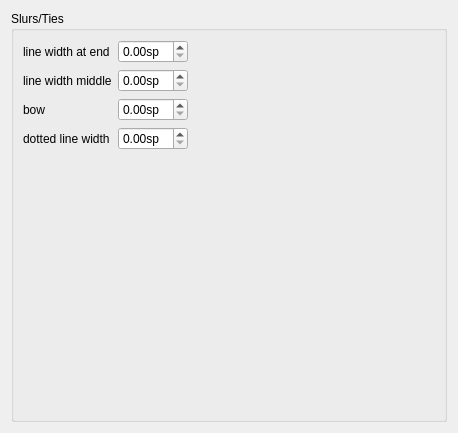
     <widget class="QWidget" name="Seite11">
      <layout class="QVBoxLayout" name="verticalLayout_13">
       <property name="spacing">
        <number>0</number>
       </property>
       <item>
        <widget class="QGroupBox" name="groupBox_9">
         <property name="title">
          <string>Slurs/Ties</string>
         </property>
         <property name="flat">
          <bool>false</bool>
         </property>
         <layout class="QGridLayout" name="gridLayout_3">
          <item row="0" column="0">
           <layout class="QFormLayout" name="formLayout_9">
            <item row="0" column="0">
             <widget class="QLabel" name="label_30">
              <property name="text">
               <string>line width at end</string>
              </property>
             </widget>
            </item>
            <item row="0" column="1">
             <widget class="QDoubleSpinBox" name="slurEndLineWidth">
              <property name="sizePolicy">
               <sizepolicy hsizetype="Preferred" vsizetype="Fixed">
                <horstretch>0</horstretch>
                <verstretch>0</verstretch>
               </sizepolicy>
              </property>
              <property name="suffix">
               <string>sp</string>
              </property>
              <property name="singleStep">
               <double>0.050000000000000</double>
              </property>
             </widget>
            </item>
            <item row="1" column="0">
             <widget class="QLabel" name="label_31">
              <property name="text">
               <string>line width middle</string>
              </property>
             </widget>
            </item>
            <item row="1" column="1">
             <widget class="QDoubleSpinBox" name="slurMidLineWidth">
              <property name="sizePolicy">
               <sizepolicy hsizetype="Preferred" vsizetype="Fixed">
                <horstretch>0</horstretch>
                <verstretch>0</verstretch>
               </sizepolicy>
              </property>
              <property name="suffix">
               <string>sp</string>
              </property>
              <property name="singleStep">
               <double>0.050000000000000</double>
              </property>
             </widget>
            </item>
            <item row="2" column="0">
             <widget class="QLabel" name="label_32">
              <property name="text">
               <string>bow</string>
              </property>
             </widget>
            </item>
            <item row="2" column="1">
             <widget class="QDoubleSpinBox" name="slurBow">
              <property name="sizePolicy">
               <sizepolicy hsizetype="Preferred" vsizetype="Fixed">
                <horstretch>0</horstretch>
                <verstretch>0</verstretch>
               </sizepolicy>
              </property>
              <property name="suffix">
               <string>sp</string>
              </property>
              <property name="singleStep">
               <double>0.050000000000000</double>
              </property>
             </widget>
            </item>
            <item row="3" column="0">
             <widget class="QLabel" name="label_33">
              <property name="text">
               <string>dotted line width</string>
              </property>
             </widget>
            </item>
            <item row="3" column="1">
             <widget class="QDoubleSpinBox" name="slurDottedLineWidth">
              <property name="sizePolicy">
               <sizepolicy hsizetype="Preferred" vsizetype="Fixed">
                <horstretch>0</horstretch>
                <verstretch>0</verstretch>
               </sizepolicy>
              </property>
              <property name="suffix">
               <string>sp</string>
              </property>
              <property name="singleStep">
               <double>0.050000000000000</double>
              </property>
             </widget>
            </item>
           </layout>
          </item>
          <item row="0" column="1">
           <spacer name="horizontalSpacer">
            <property name="orientation">
             <enum>Qt::Horizontal</enum>
            </property>
            <property name="sizeHint" stdset="0">
             <size>
              <width>247</width>
              <height>20</height>
             </size>
            </property>
           </spacer>
          </item>
          <item row="1" column="1">
           <spacer name="verticalSpacer_4">
            <property name="orientation">
             <enum>Qt::Vertical</enum>
            </property>
            <property name="sizeHint" stdset="0">
             <size>
              <width>20</width>
              <height>260</height>
             </size>
            </property>
           </spacer>
          </item>
         </layout>
        </widget>
       </item>
      </layout>
     </widget>
